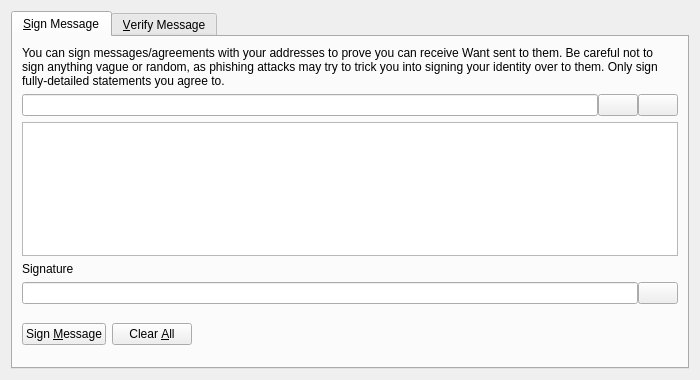
<?xml version="1.0" encoding="UTF-8"?>
<ui version="4.0">
 <class>SignVerifyMessageDialog</class>
 <widget class="QDialog" name="SignVerifyMessageDialog">
  <property name="geometry">
   <rect>
    <x>0</x>
    <y>0</y>
    <width>700</width>
    <height>380</height>
   </rect>
  </property>
  <property name="windowTitle">
   <string>Signatures - Sign / Verify a Message</string>
  </property>
  <property name="modal">
   <bool>true</bool>
  </property>
  <layout class="QVBoxLayout" name="verticalLayout">
   <item>
    <widget class="QTabWidget" name="tabWidget">
     <property name="currentIndex">
      <number>0</number>
     </property>
     <widget class="QWidget" name="tabSignMessage">
      <attribute name="title">
       <string>&amp;Sign Message</string>
      </attribute>
      <layout class="QVBoxLayout" name="verticalLayout_SM">
       <item>
        <widget class="QLabel" name="infoLabel_SM">
         <property name="text">
          <string>You can sign messages/agreements with your addresses to prove you can receive Want sent to them. Be careful not to sign anything vague or random, as phishing attacks may try to trick you into signing your identity over to them. Only sign fully-detailed statements you agree to.</string>
         </property>
         <property name="textFormat">
          <enum>Qt::PlainText</enum>
         </property>
         <property name="wordWrap">
          <bool>true</bool>
         </property>
        </widget>
       </item>
       <item>
        <layout class="QHBoxLayout" name="horizontalLayout_1_SM">
         <property name="spacing">
          <number>0</number>
         </property>
         <item>
          <widget class="QValidatedLineEdit" name="addressIn_SM">
           <property name="toolTip">
            <string>The Want address to sign the message with</string>
           </property>
          </widget>
         </item>
         <item>
          <widget class="QPushButton" name="addressBookButton_SM">
           <property name="toolTip">
            <string>Choose previously used address</string>
           </property>
           <property name="text">
            <string/>
           </property>
           <property name="shortcut">
            <string>Alt+A</string>
           </property>
           <property name="autoDefault">
            <bool>false</bool>
           </property>
          </widget>
         </item>
         <item>
          <widget class="QPushButton" name="pasteButton_SM">
           <property name="toolTip">
            <string>Paste address from clipboard</string>
           </property>
           <property name="text">
            <string/>
           </property>
           <property name="shortcut">
            <string>Alt+P</string>
           </property>
           <property name="autoDefault">
            <bool>false</bool>
           </property>
          </widget>
         </item>
        </layout>
       </item>
       <item>
        <widget class="QPlainTextEdit" name="messageIn_SM">
         <property name="toolTip">
          <string>Enter the message you want to sign here</string>
         </property>
        </widget>
       </item>
       <item>
        <widget class="QLabel" name="signatureLabel_SM">
         <property name="text">
          <string>Signature</string>
         </property>
         <property name="textFormat">
          <enum>Qt::PlainText</enum>
         </property>
        </widget>
       </item>
       <item>
        <layout class="QHBoxLayout" name="horizontalLayout_2_SM">
         <property name="spacing">
          <number>0</number>
         </property>
         <item>
          <widget class="QLineEdit" name="signatureOut_SM">
           <property name="font">
            <font>
             <italic>true</italic>
            </font>
           </property>
           <property name="readOnly">
            <bool>true</bool>
           </property>
          </widget>
         </item>
         <item>
          <widget class="QPushButton" name="copySignatureButton_SM">
           <property name="toolTip">
            <string>Copy the current signature to the system clipboard</string>
           </property>
           <property name="text">
            <string/>
           </property>
           <property name="autoDefault">
            <bool>false</bool>
           </property>
          </widget>
         </item>
        </layout>
       </item>
       <item>
        <layout class="QHBoxLayout" name="horizontalLayout_3_SM">
         <item>
          <widget class="QPushButton" name="signMessageButton_SM">
           <property name="toolTip">
            <string>Sign the message to prove you own this Want address</string>
           </property>
           <property name="text">
            <string>Sign &amp;Message</string>
           </property>
           <property name="autoDefault">
            <bool>false</bool>
           </property>
          </widget>
         </item>
         <item>
          <widget class="QPushButton" name="clearButton_SM">
           <property name="toolTip">
            <string>Reset all sign message fields</string>
           </property>
           <property name="text">
            <string>Clear &amp;All</string>
           </property>
           <property name="autoDefault">
            <bool>false</bool>
           </property>
          </widget>
         </item>
         <item>
          <spacer name="horizontalSpacer_1_SM">
           <property name="orientation">
            <enum>Qt::Horizontal</enum>
           </property>
           <property name="sizeHint" stdset="0">
            <size>
             <width>40</width>
             <height>48</height>
            </size>
           </property>
          </spacer>
         </item>
         <item>
          <widget class="QLabel" name="statusLabel_SM">
           <property name="font">
            <font>
             <weight>75</weight>
             <bold>true</bold>
            </font>
           </property>
           <property name="text">
            <string/>
           </property>
           <property name="wordWrap">
            <bool>true</bool>
           </property>
          </widget>
         </item>
         <item>
          <spacer name="horizontalSpacer_2_SM">
           <property name="orientation">
            <enum>Qt::Horizontal</enum>
           </property>
           <property name="sizeHint" stdset="0">
            <size>
             <width>40</width>
             <height>48</height>
            </size>
           </property>
          </spacer>
         </item>
        </layout>
       </item>
      </layout>
     </widget>
     <widget class="QWidget" name="tabVerifyMessage">
      <attribute name="title">
       <string>&amp;Verify Message</string>
      </attribute>
      <layout class="QVBoxLayout" name="verticalLayout_VM">
       <item>
        <widget class="QLabel" name="infoLabel_VM">
         <property name="text">
          <string>Enter the receiver's address, message (ensure you copy line breaks, spaces, tabs, etc. exactly) and signature below to verify the message. Be careful not to read more into the signature than what is in the signed message itself, to avoid being tricked by a man-in-the-middle attack. Note that this only proves the signing party receives with the address, it cannot prove sendership of any transaction!</string>
         </property>
         <property name="textFormat">
          <enum>Qt::PlainText</enum>
         </property>
         <property name="alignment">
          <set>Qt::AlignLeading|Qt::AlignLeft|Qt::AlignTop</set>
         </property>
         <property name="wordWrap">
          <bool>true</bool>
         </property>
        </widget>
       </item>
       <item>
        <layout class="QHBoxLayout" name="horizontalLayout_1_VM">
         <property name="spacing">
          <number>0</number>
         </property>
         <item>
          <widget class="QValidatedLineEdit" name="addressIn_VM">
           <property name="toolTip">
            <string>The Want address the message was signed with</string>
           </property>
          </widget>
         </item>
         <item>
          <widget class="QPushButton" name="addressBookButton_VM">
           <property name="toolTip">
            <string>Choose previously used address</string>
           </property>
           <property name="text">
            <string/>
           </property>
           <property name="shortcut">
            <string>Alt+A</string>
           </property>
           <property name="autoDefault">
            <bool>false</bool>
           </property>
          </widget>
         </item>
        </layout>
       </item>
       <item>
        <widget class="QPlainTextEdit" name="messageIn_VM"/>
       </item>
       <item>
        <widget class="QValidatedLineEdit" name="signatureIn_VM"/>
       </item>
       <item>
        <layout class="QHBoxLayout" name="horizontalLayout_2_VM">
         <item>
          <widget class="QPushButton" name="verifyMessageButton_VM">
           <property name="toolTip">
            <string>Verify the message to ensure it was signed with the specified Want address</string>
           </property>
           <property name="text">
            <string>Verify &amp;Message</string>
           </property>
           <property name="autoDefault">
            <bool>false</bool>
           </property>
          </widget>
         </item>
         <item>
          <widget class="QPushButton" name="clearButton_VM">
           <property name="toolTip">
            <string>Reset all verify message fields</string>
           </property>
           <property name="text">
            <string>Clear &amp;All</string>
           </property>
           <property name="autoDefault">
            <bool>false</bool>
           </property>
          </widget>
         </item>
         <item>
          <spacer name="horizontalSpacer_1_VM">
           <property name="orientation">
            <enum>Qt::Horizontal</enum>
           </property>
           <property name="sizeHint" stdset="0">
            <size>
             <width>40</width>
             <height>48</height>
            </size>
           </property>
          </spacer>
         </item>
         <item>
          <widget class="QLabel" name="statusLabel_VM">
           <property name="font">
            <font>
             <weight>75</weight>
             <bold>true</bold>
            </font>
           </property>
           <property name="text">
            <string/>
           </property>
           <property name="wordWrap">
            <bool>true</bool>
           </property>
          </widget>
         </item>
         <item>
          <spacer name="horizontalSpacer_2_VM">
           <property name="orientation">
            <enum>Qt::Horizontal</enum>
           </property>
           <property name="sizeHint" stdset="0">
            <size>
             <width>40</width>
             <height>48</height>
            </size>
           </property>
          </spacer>
         </item>
        </layout>
       </item>
      </layout>
     </widget>
    </widget>
   </item>
  </layout>
 </widget>
 <customwidgets>
  <customwidget>
   <class>QValidatedLineEdit</class>
   <extends>QLineEdit</extends>
   <header>qvalidatedlineedit.h</header>
  </customwidget>
 </customwidgets>
 <resources>
  <include location="../want.qrc"/>
 </resources>
 <connections/>
</ui>
